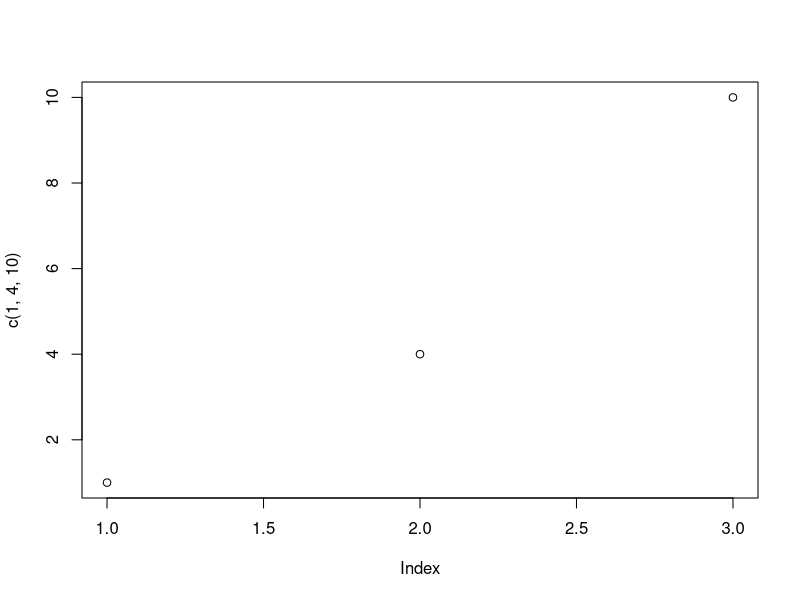
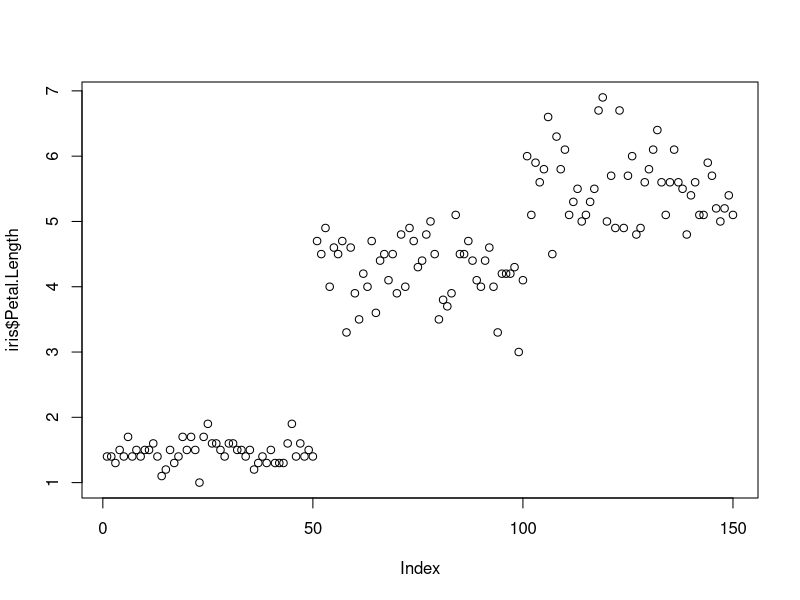
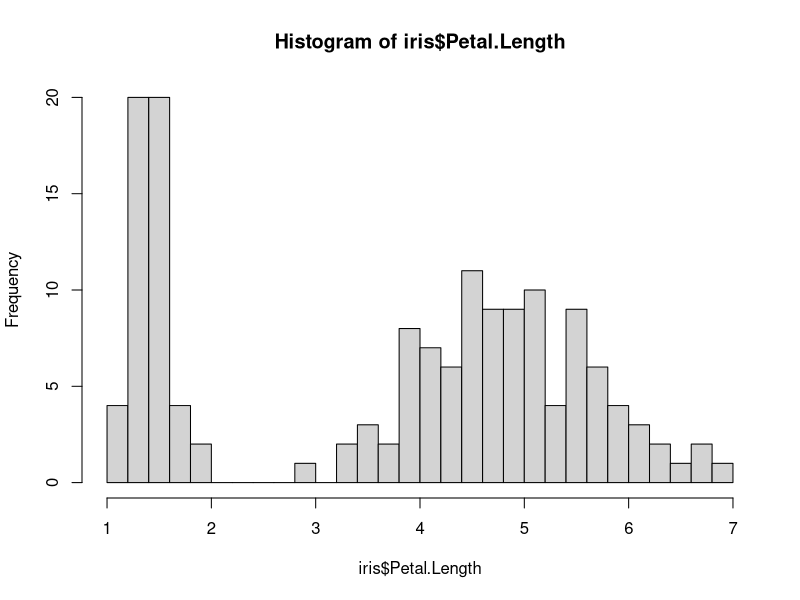
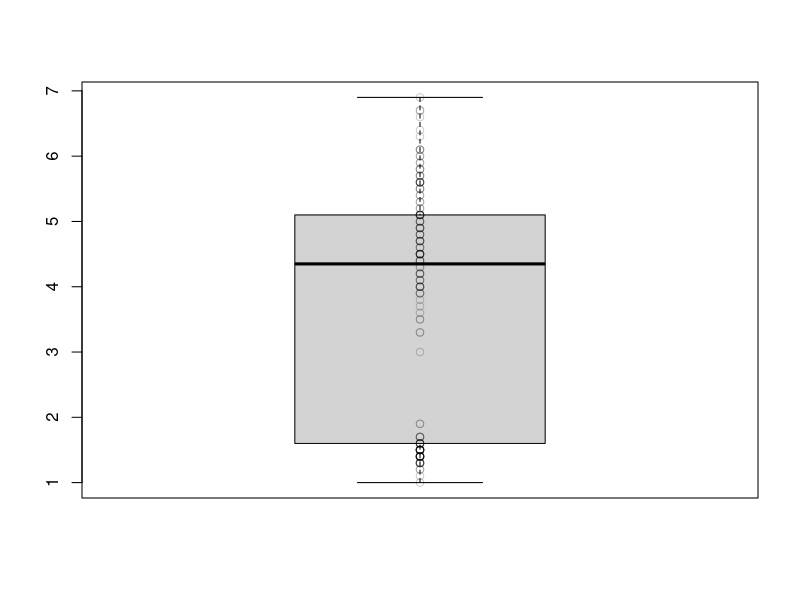
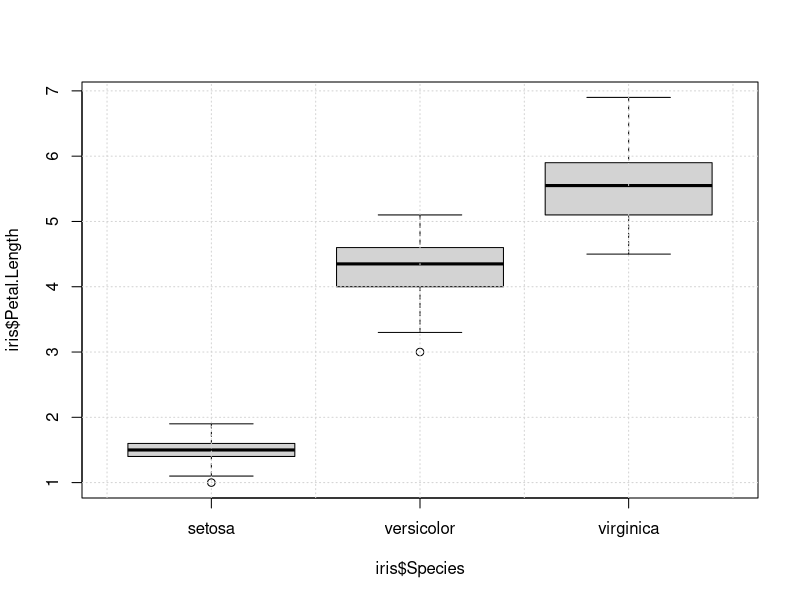
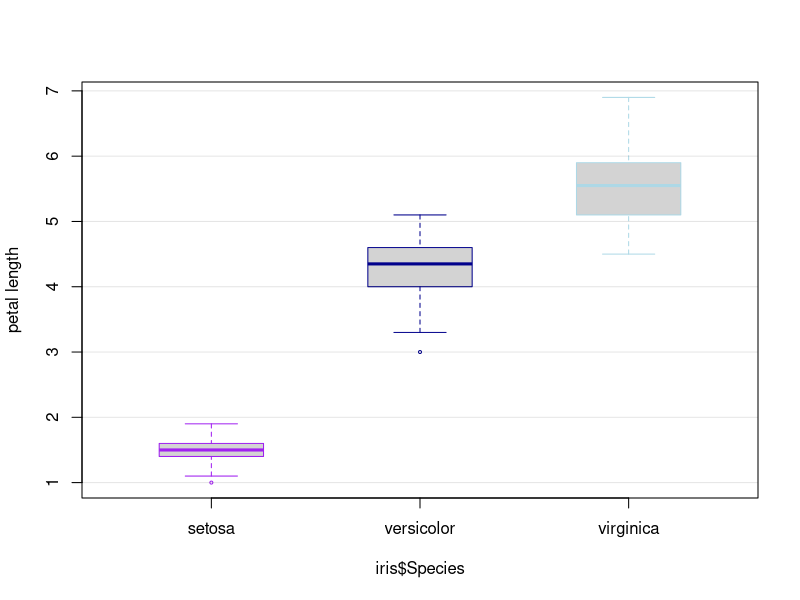
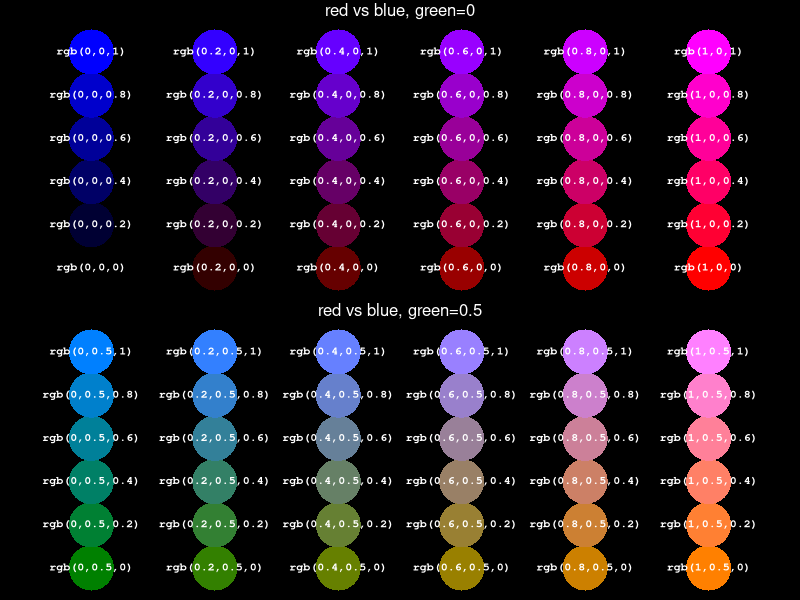
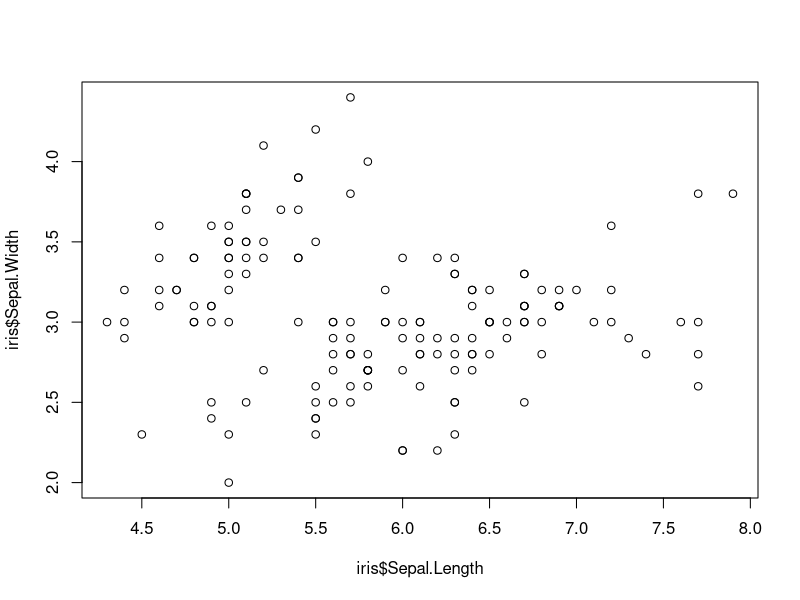

Here is the R script that generated these plots, in order:
## ---- chunk 1
plot( c(1,4,10) ) # the basic plot command
# note: the c() command *c*ombines values into a vector; this will be useful later
## ---- chunk 2
runif(n = 1) # this command generates n random numbers
sample(x = c(1,4,10), size = 1) # this produces a number of samples from the provided vector (x)

## ---- chunk 3
data("iris")  # load the data into the workspace (or "global environment").
# In RStudio, you can have a look at the dataframe by clicking on the little "table" icon next to it in the Environment section (top right).

# We can also inspect the data using R commands.
head(iris)     # prints the first rows
summary(iris)  # produces an automatic summary of the columns

# Plotting time! Let's see for example how long the petals are in the dataset
iris$Petal.Length       # the $ is used for accessing (named) column of a dataframe
iris[, "Petal.Length"]  # this is the other indexing notation
plot(iris$Petal.Length) # two observations: there is quite a bit of variation, and it seems there are clusters in the data
hist(iris$Petal.Length, breaks=25) # a histogram shows the distribution of values (breaks change resolution)
boxplot(iris$Petal.Length)         # a boxplot is like a visual summary()
points(x=rep(1, nrow(iris)), y=iris$Petal.Length, col = rgb(0,0,0, alpha=0.2)) # could also add actual datapoints

# Plot boxplots, grouped by the Species variable:
boxplot(iris$Petal.Length ~ iris$Species) # note the ~ notation
grid() # why not add a grid for reference

# A slightly nicer version:
boxplot(iris$Petal.Length ~ iris$Species, ylab="petal length", border=c("purple", "darkblue", "lightblue"), boxwex=0.5, cex=0.4) 
abline(h=1:7, col=rgb(0,0,0,0.1))  # add vertical lines instead of full grid

## ---- chunk 4

# select from here...
xpar=par(no.readonly = T)
par(bg="black", mar=c(0,0,1,0), mfrow=c(2,1))
plot(NA, ylim=c(-0.1,1.1), xlim=c(-0.1,1.1), type="n", xaxt="n", yaxt="n", main="")
mtext("red vs blue, green=0", col="white")
g=0
for(r in seq(0,1,0.2) ){
  for(b in seq(0,1,0.2)){
    points(r, b, col=rgb(red=r,green=g,blue=b, alpha=1), pch=16, cex=6, lwd=1)
    text(r, b, paste0("rgb(",paste( c(r,g,b), collapse=","), ")"),cex=0.7, col="white", family="mono", font=2) #rgb(red=r,green=g,blue=b, alpha=1)
  } 
}
plot(NA, ylim=c(-0.1,1.1), xlim=c(-0.1,1.1), type="n", xaxt="n", yaxt="n", main="")
mtext("red vs blue, green=0.5", col="white")
g=0.5
for(r in seq(0,1,0.2) ){
  for(b in seq(0,1,0.2)){
    points(r, b, col=rgb(red=r,green=g,blue=b, alpha=1), pch=16, cex=6, lwd=1)
    text(r, b, paste0("rgb(",paste( c(r,g,b), collapse=","), ")"),cex=0.7, col="white", family="mono", font=2)
  } 
}
par(xpar)
# ...until here, and run the code.

## ---- chunk 5
plot(iris$Sepal.Length, iris$Sepal.Width) # no interaction?

# Why not color-code by species. This method also makes use of the [ ] indexing.
iriscolors= c("purple", "darkblue", "lightblue")
plot(iris$Sepal.Length, iris$Sepal.Width, 
     col=iriscolors[iris$Species], pch=20) # pch sets the point type
legend("topleft", pch=20, legend = levels(iris$Species), col=iriscolors, cex=0.7, bty="n") # add legend
# Whoa... This is suddenly a lot of code out of nowhere. If some of it looks overwhelming, worry not, everything will become clear once you get into R a bit more. 

# Add detail to make this legible to the colour-blind, and printable in black-and-white
irispoints = c(15,16,17)  # see help(points) for more
plot(iris$Sepal.Length, iris$Sepal.Width, 
     col = iriscolors[iris$Species] , pch = irispoints[iris$Species])
legend("topleft", pch=irispoints, legend = levels(iris$Species), col=iriscolors, cex=0.7, bty="n")

# Make this publication-ready by adding proper labels
plot(iris$Sepal.Length, iris$Sepal.Width, 
     col=iriscolors[iris$Species] , pch=irispoints[iris$Species],
     main="Iris sepals in three species", xlab="Sepal length", ylab="Sepal width")
grid(col=rgb(0, 0, 0, 0.2))
legend("topleft", pch=irispoints, legend = levels(iris$Species), col=iriscolors, cex=0.7, bty="n")

## ---- chunk 6
# This time we'll generate some random data and pretend it's real data.
# "The following data are reaction times to stimuli of one individual, over 100 trials, in an experiment on..."
retime = c(runif(20, 0,0.1), seq(0.1, 2.8,length.out = 80)) *  runif(100, 0.7, 1.1 )

# Have a look at the raw data first

# Now let's plot it
plot(retime, ylab="reaction time" )
## ---- chunk 7
boubakiki = data.frame(
  meanings=c(
    sample(c("big", "small"),25,T, prob=c(0.8,0.2)), 
    sample(c("big", "small"),24,T, prob=c(0.3,0.7))
    ),
  words=c(rep("bouba",25), rep("kiki",24))
  ) # this command will create the random data

# Have a look at the raw data first.

# In addition to eyeballing the data, use the following commands: nrow(), dim()

# Now let's use the table() function to make sense of it:
bktable = table(boubakiki)
mosaicplot(bktable, col=c("orange", "navy"))  # a simple mosaic plot, displays proportions
barplot(bktable, ylab="big    small")         # a barplot, displays counts
## ---- chunk 8
# Let's create an object with a bunch of text:
sometext = "In a hole in the ground there lived a hobbit. Not a nasty, dirty, wet hole, filled with the ends of worms and an oozy smell, nor yet a dry, bare, sandy hole with nothing in it to sit down on or to eat: it was a hobbit-hole, and that means comfort. It had a perfectly round door like a porthole, painted green, with a shiny yellow brass knob in the exact middle. The door opened on to a tube-shaped hall like a tunnel: a very comfortable tunnel without smoke, with panelled walls, and floors tiled and carpeted, provided with polished chairs, and lots and lots of pegs for hats and coats—the hobbit was fond of visitors. The tunnel wound on and on, going fairly but not quite straight into the side of the hill — The Hill, as all the people for many miles round called it — and many little round doors opened out of it, first on one side and then on another. No going upstairs for the hobbit: bedrooms, bathrooms, cellars, pantries (lots of these), wardrobes (he had whole rooms devoted to clothes), kitchens, dining-rooms, all were on the same floor, and indeed on the same passage. The best rooms were all on the left-hand side (going in), for these were the only ones to have windows, deep-set round windows looking over his garden, and meadows beyond, sloping down to the river."

# Now let's do some very basic preprocessing to be able to work with the words in the text:
clean = gsub("[[:punct:]]", "", sometext) # remove punctuation (that weird thing inside the gsub (R's find-and-replace command) is a regular expression; don't ask, it just works)
cleanlow = tolower(clean) # make everything lowecase
words = strsplit(cleanlow, split=" ")[[1]]
# Inspect the object we just created. It should be a vector of 232 words.

# Some ways to inspect and visualize textual data
sortedwords = sort(table(words)) # counts the words and sorts them
plot(sortedwords, xaxt="n")
axis(1, 1:length(sortedwords), names(sortedwords), las=2, cex.axis=0.5) # add the words

# Time to use the wordcloud package we installed earlier
library("wordcloud") # load the package (needs to be done again when you start R again)
wordfreqs = as.numeric(sortedwords) # get the frequencies from the table object
wordcloud(words = names(sortedwords), freq=wordfreqs, min.freq = 0)

# Note: if R gives you errors (saying word x could not fit), ignore them. Also, if plots look strange after using wordcloud, use the dev.off() command to reset graphics.
